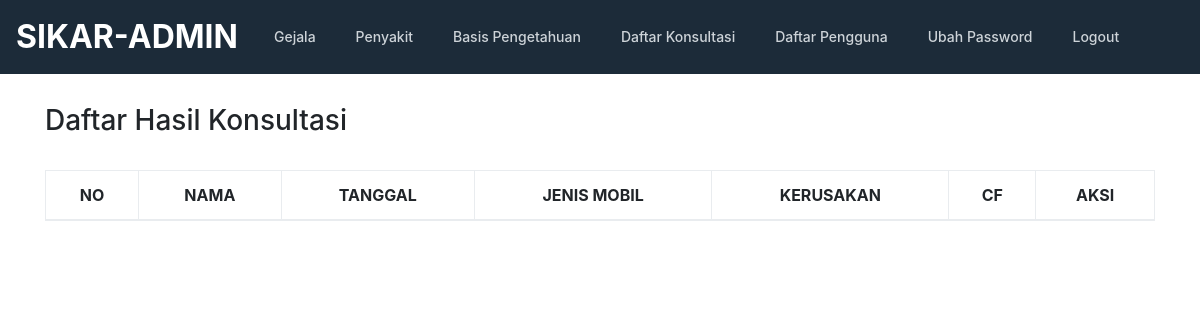
Before: /admin/konsultasi.php with the older database file.
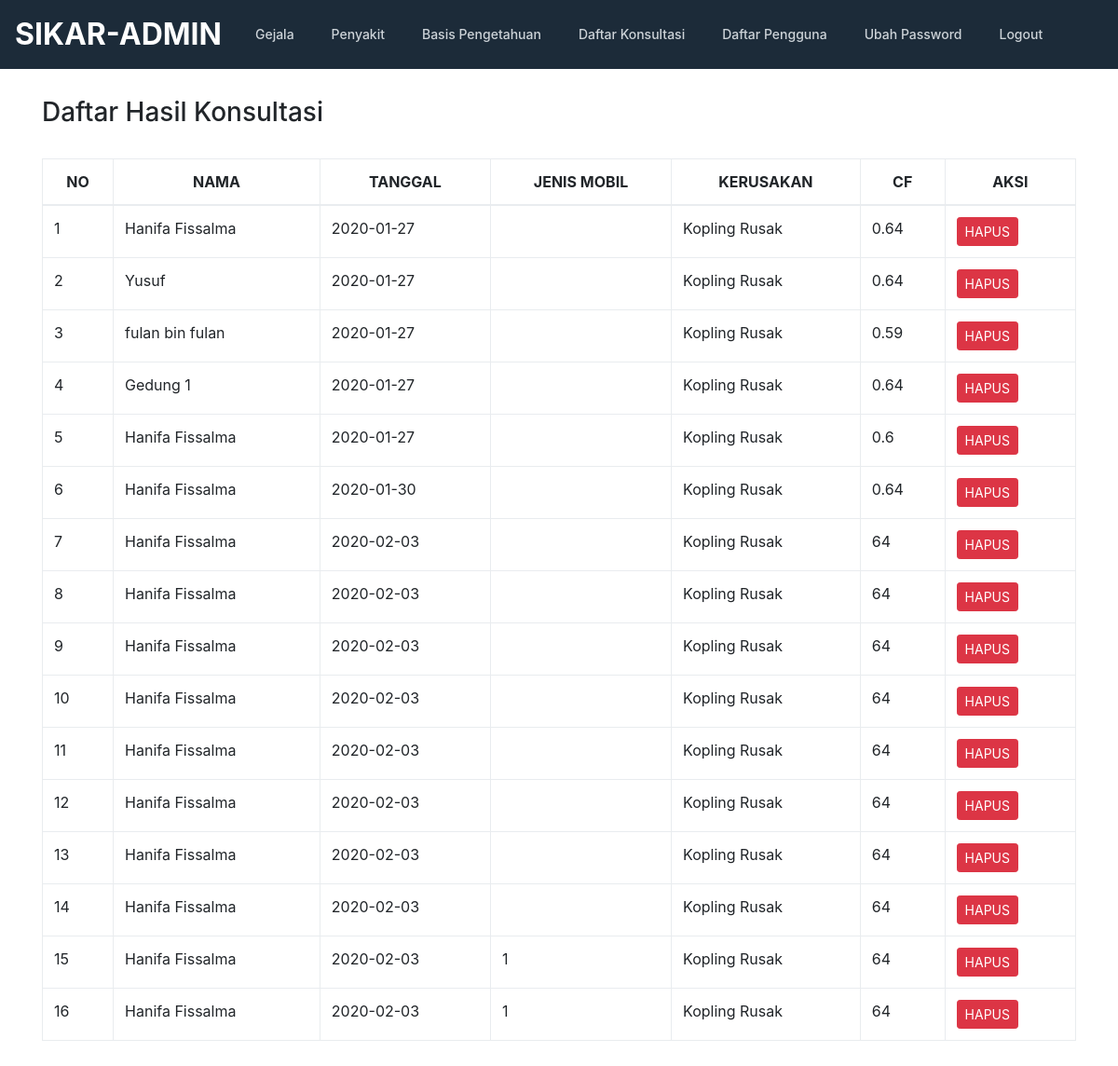
After: the same page with the newer database file.
### tables this page shows
CREATE TABLE `konsultasi` (
  `kode_konsultasi` int(11) NOT NULL,
  `nama` varchar(100) NOT NULL,
  `tanggal` date NOT NULL,
  `jenis_mobil` varchar(50) NOT NULL,
  `plat` varchar(20) NOT NULL,
  `penyakit` varchar(100) NOT NULL,
  `cf` float NOT NULL
);

### admin/konsultasi.php (the view, shortened to what this page needs)
<!doctype html>
<html lang="en">
  <head>
    <link href="../css/bootstrap.min.css" rel="stylesheet">
    <link href="../css/style.css" rel="stylesheet">
    <link href="../css/jquery.dataTables.min.css" rel="stylesheet"/>
  </head>
  <body>
    <?php include "header.php"; ?>
    <section>
      <div class="container">
        <div class="row">
            <div class="col-md-12">
              <h3>Daftar Hasil Konsultasi</h3>
              <br/>
              <div class="row">
                <div class="col-md-12">
                  <table class="table table-bordered table-hover" id="gejala" class="display" style="width:100%">
                    <thead>
                      <tr>
                        <th><center>NO</center></th>
                        <th><center>NAMA</center></th>
                        <th><center>TANGGAL</center></th>
                        <th><center>JENIS MOBIL</center></th>
                        <th><center>KERUSAKAN</center></th>
                        <th><center>CF</center></th>
                        <th><center>AKSI</center></th>
                      </tr>
                    </thead>
                    <tbody>
                      <?php
                        include "../conn.php";
                        $query = mysqli_query($koneksi,"SELECT * FROM konsultasi ORDER BY kode_konsultasi ASC");
                        $no=0;
                        while ($data=mysqli_fetch_array($query)) {
                            $no++;
                      ?>
                      <tr>
                          <td><?php echo $no; ?></td>
                          <td><?php echo $data['nama']; ?></td>
                          <td><?php echo $data['tanggal']; ?></td>
                          <td><?php echo $data['jenis_mobil']; ?></td>
                          <td><?php echo $data['penyakit']; ?></td>
                          <td><?php echo $data['cf']; ?></td>
                          <td>
                              <a  href="hapuskonsultasi.php?id=<?php echo $data['kode_konsultasi']; ?>" class="btn btn-sm btn-danger">HAPUS</a>
                          </td>
                      </tr>
                      <?php } ?>
                    </tbody>
                  </table>
                </div>
              </div>
            </div>
        </div>
      </div>
    </section>
  </body>
</html>

Changed rows visible on the page:
added konsultasi: nama "Hanifa Fissalma", tanggal "2020-01-27", penyakit "Kopling Rusak", cf "0.64"
added konsultasi: nama "Yusuf", tanggal "2020-01-27", penyakit "Kopling Rusak", cf "0.64"
added konsultasi: nama "fulan bin fulan", tanggal "2020-01-27", penyakit "Kopling Rusak", cf "0.59"
added konsultasi: nama "Gedung 1", tanggal "2020-01-27", penyakit "Kopling Rusak", cf "0.64"
added konsultasi: nama "Hanifa Fissalma", tanggal "2020-01-27", penyakit "Kopling Rusak", cf "0.6"
added konsultasi: nama "Hanifa Fissalma", tanggal "2020-01-30", penyakit "Kopling Rusak", cf "0.64"
added konsultasi: nama "Hanifa Fissalma", tanggal "2020-02-03", penyakit "Kopling Rusak", cf "64"
added konsultasi: nama "Hanifa Fissalma", tanggal "2020-02-03", penyakit "Kopling Rusak", cf "64"
added konsultasi: nama "Hanifa Fissalma", tanggal "2020-02-03", penyakit "Kopling Rusak", cf "64"
added konsultasi: nama "Hanifa Fissalma", tanggal "2020-02-03", penyakit "Kopling Rusak", cf "64"
added konsultasi: nama "Hanifa Fissalma", tanggal "2020-02-03", penyakit "Kopling Rusak", cf "64"
added konsultasi: nama "Hanifa Fissalma", tanggal "2020-02-03", penyakit "Kopling Rusak", cf "64"
added konsultasi: nama "Hanifa Fissalma", tanggal "2020-02-03", penyakit "Kopling Rusak", cf "64"
added konsultasi: nama "Hanifa Fissalma", tanggal "2020-02-03", penyakit "Kopling Rusak", cf "64"
added konsultasi: nama "Hanifa Fissalma", tanggal "2020-02-03", jenis_mobil "1", penyakit "Kopling Rusak", cf "64"
added konsultasi: nama "Hanifa Fissalma", tanggal "2020-02-03", jenis_mobil "1", penyakit "Kopling Rusak", cf "64"
